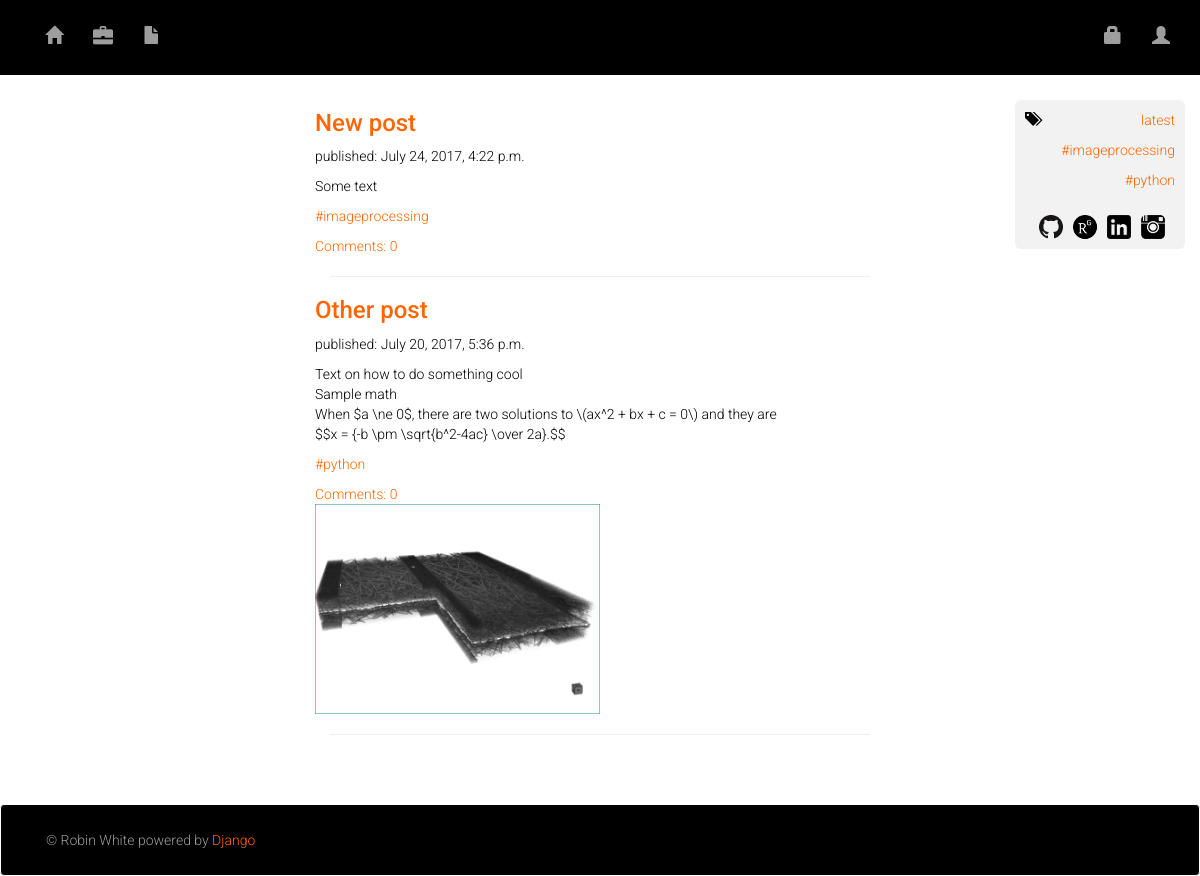
/blog/, run on an earlier commit of the app's database.
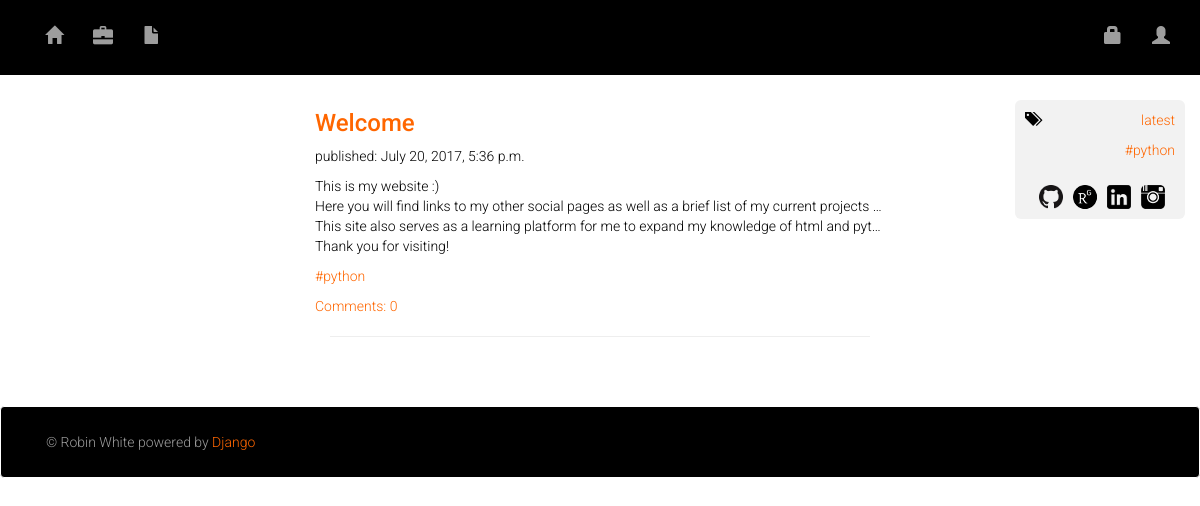
And on a later commit of the database.
### blog/models.py (models this page shows, shortened)
class Post(models.Model):
    author = models.ForeignKey('auth.User')
    title = models.CharField(max_length=200)
    category = models.ForeignKey(Category, verbose_name="Category")
    text = models.TextField(null=True, blank=True)
    sourcecode = models.TextField(null=True, blank=True)
    image = models.ImageField(upload_to=upload_location, null=True, blank=True, width_field='width_field', height_field='height_field')
    height_field = models.IntegerField(default=0, null=True, blank=True)
    width_field = models.IntegerField(default=0, null=True, blank=True)
    created_date = models.DateTimeField(default=timezone.now)
    published_date = models.DateTimeField(blank=True, null=True)

class Category(models.Model):
    created_at = models.DateTimeField(auto_now_add=True, verbose_name="Created at")
    updated_at = models.DateTimeField(auto_now=True, verbose_name="Updated at")
    title = models.CharField(default="old", null=True, blank=True, max_length=255, verbose_name="Title")
    class Meta:
        verbose_name = "Category"
        verbose_name_plural = "Categories"
        ordering = ['title']

### blog/views.py (the view)
# urls.py: url(r'^blog/$', views.post_list, name='post_list'),
def post_list(request):
    posts = Post.objects.filter(published_date__lte=timezone.now()).order_by('-published_date')
    categories = Category.objects.all()
    latest_post = Post.objects.filter(published_date__lte=timezone.now()).order_by('-published_date')[0]
    return render(request, 'blog/post_list.html', {'posts': posts, 'categories': categories, 'latest_post': latest_post})

### blog/templates/blog/post_list.html (shortened to what this page needs)
<!DOCTYPE html>
{% extends 'blog/base.html' %}
{% block content %}
<div class="container-fluid">
    <div class="row">
      <div class="col-md-6 col-md-offset-3">
          <div class ="post">
          {% for post in posts %}
              <a href="{% url 'post_detail' pk=post.pk %}"><h3>{{ post.title }}</h3></a>
              <p>published: {{ post.published_date }}</p>
              <div class ="mybloglist">
                <p>{{ post.text|safe|linebreaksbr }}</p>
              </div>
              <a href="{% url 'category_detail' pk=post.category.pk %}"><p>#{{ post.category.title }}</p></a>
              <a href="{% url 'post_detail' pk=post.pk %}">Comments: {{ post.comments.count }}</a>
            {% if post.image %}
              <img src='{{ post.image.url }}' class='img-responsive' height="50%" width="50%"/>
            {% endif %}
        <div class="col-xs-12 line"><hr></div>
        {% endfor %}
        </div></div>
        <div class="col-sm-2 col-sm-offset-1">
              <div class="sidebar">
                <div class = "icon"><span class="glyphicon glyphicon-tags"></span></div>
            <a href="{% url 'post_detail' pk=latest_post.pk %}"><p>latest</p></a>
            {% for category in categories %}
                <a href="{% url 'category_detail' pk=category.pk %}"><p>#{{ category.title }}</p></a>
            {% endfor %}
            <div class="media">
               <a href="https://www.instagram.com/robintwhite/?ref=badge" class="icons" target="_blank"><img src="/static/Images/instagram24.png" alt="Instagram"></a>
               <a href="https://ca.linkedin.com/pub/robin-white/59/257/188" class="icons" target="_blank"><img src="/static/Images/linkedin24.png" alt="LinkedIn"></a>
               <a href="https://www.researchgate.net/profile/Robin_White10" class="icons" target="_blank"><img src = "/static/Images/researchgateblack24_24.png" alt="ResearchGate"></a>
               <a href="https://github.com/robintwhite" class="icons" target="_blank"><img src = "/static/Images/GitHub-Mark-24px.png" alt="Github"></a>
             </div>
           </div>
        </div>
  </div>
</div>
{% endblock %}

### blog/templates/blog/base.html (shortened to what this page needs)
<!DOCTYPE html>
{% load staticfiles %}
<html lang="en">
    <head>
        <link rel="stylesheet" href="https://cdnjs.cloudflare.com/ajax/libs/font-awesome/4.7.0/css/font-awesome.min.css">
        <link rel="stylesheet" href="https://maxcdn.bootstrapcdn.com/bootstrap/3.3.7/css/bootstrap.min.css">
        <link rel="stylesheet" type="text/css" href="{% static 'css/vs.css' %}">
        <link rel="stylesheet" type="text/css" href="{% static 'css/site.css' %}">
    </head>
    <body>
    <nav class="navbar navbar-inverse navbar-fixed-top">
      <div class="container">
        <div class="collapse navbar-collapse">
          <ul class="nav navbar-nav">
            <li><a href="/"><span class="glyphicon glyphicon-home"></span></a></li>
            <li><a href="{% url 'projects' %}"><span class="glyphicon glyphicon-briefcase"></span></a></li>
            <li><a href="{% url 'post_list' %}"><span class="glyphicon glyphicon-file"></span></a></li>
          </ul>
          <ul class="nav navbar-nav navbar-right">
            {% if user.is_authenticated %}
              <li><a href="{% url 'post_new' %}" class="top-menu"><span class="glyphicon glyphicon-plus"></span></a></li>
              <li><a href="{% url 'post_draft_list' %}" class="top-menu"><span class="glyphicon glyphicon-edit"></span></a></li>
              <li><a href="{% url 'logout' %}" class="top-menu"><small>Log out</small></a></li>
            {% else %}
              <li><a href="{% url 'login' %}" class="top-menu"><span class="glyphicon glyphicon-lock"></span></a></li>
            {% endif %}
            <li><a href="{% url 'admin:index' %}"><span class="glyphicon glyphicon-user"></span></a></li>
          </ul>
        </div>
      </div>
    </nav>
    {% block content %}
    {% endblock %}
    </body>
    <footer>
    <div class= "navbar navbar-inverse navbar-static-bottom" role="navigation">
        <div class="navbar-text pull-left">
          &copy; Robin White powered by <a href="https://www.djangoproject.com/">Django</a>
        </div>
    </div>
    </footer>
</html>

### blog/static/css/site.css (style rules this page uses)
.navbar-inverse, .nav .navbar-nav .navbar-right { background-color: #000000; border-color: #ffffff; padding-top: 10px; padding-bottom: 10px; }
.navbar-inverse { color: #ffffff; }
.top-menu { color: #ffffff; }
body,html { padding-top: 20px; font-family: 'Roboto', sans-serif; font-weight: 300; color: #000000; height: 100% }
.glyphicon.glyphicon-home { font-size: 18px; }
.glyphicon.glyphicon-briefcase { font-size: 20px; }
.glyphicon.glyphicon-file { font-size: 18px; }
.glyphicon.glyphicon-user { font-size: 18px; }
.glyphicon.glyphicon-lock { font-size: 18px; }
h1, h2, h3, h4 { font-family: 'Roboto', sans-serif; color: #000000; }
.post { padding-left, padding-right: 50px; margin-bottom: 70px; padding-top: 50px; }
.post h3, a { font-family: 'Roboto', sans-serif; color: #ff6600; }
.mybloglist p { white-space: nowrap; overflow: hidden; text-overflow: ellipsis; max-length: 75ch; max-height: 18ch; }
.sidebar { border-radius: 6px 6px 6px 6px; background-color: #f2f2f2; text-align: right; padding-right: 10px; padding-left: 10px; padding-top: 10px; padding-bottom: 10px; margin-top: 60px; }
.icon { float: left; }
ul { list-style-type: none; }
footer { margin: 20px 0; }

### blog/templates/blog/post_list.html (style rules this page uses)
.icons { display: inline-block; float: right; padding-top: 10px; padding-right: 10px; }

What changed in the data, as far as the page shows it:
removed Post: title "New post", published_date "July 24, 2017, 4:22 p.m.", text "Some text", category "imageprocessing", comments.count "0"
removed Category: title "imageprocessing"
changed Post "python": title "Other post" → "Welcome"; text "Text on how to do something cool Sample math When $a \\ne 0$, there are two solutions to \\(ax^2 + bx + c = 0\\) and they are $$x = {-b \\pm \\sqrt{b^2-4ac} \\over 2a}.$$" → "This is my website :) Here you will find links to my other social pages as well as a brief list of my current projects This site also serves as a learning platform for me to expand my knowledge of html and pyt Thank you for visiting!"; image: picture removed
